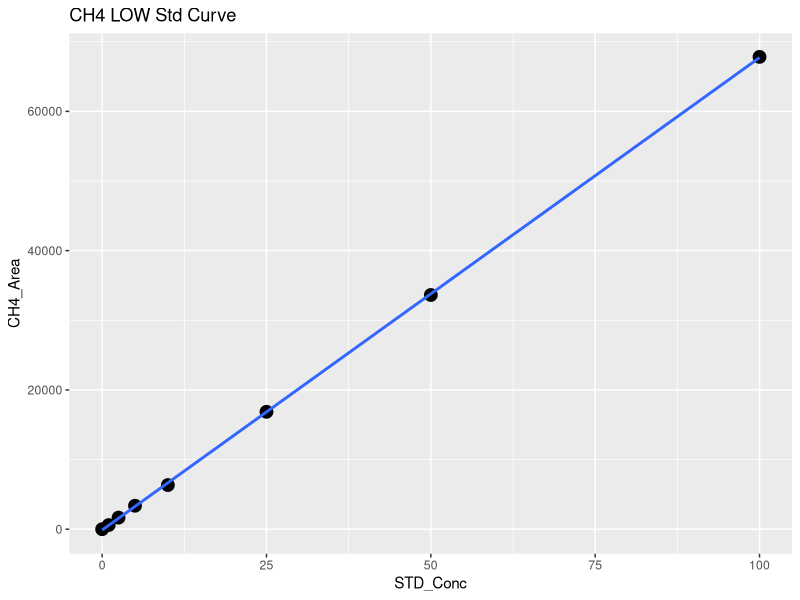
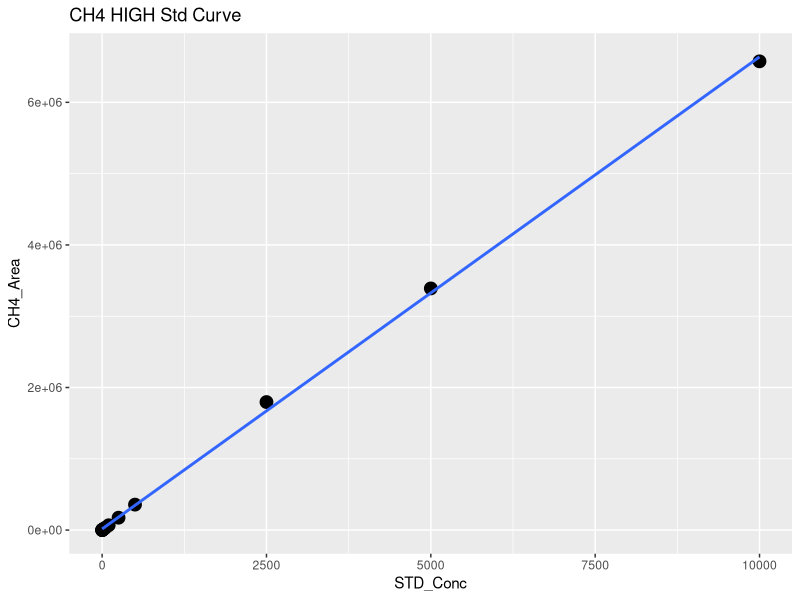
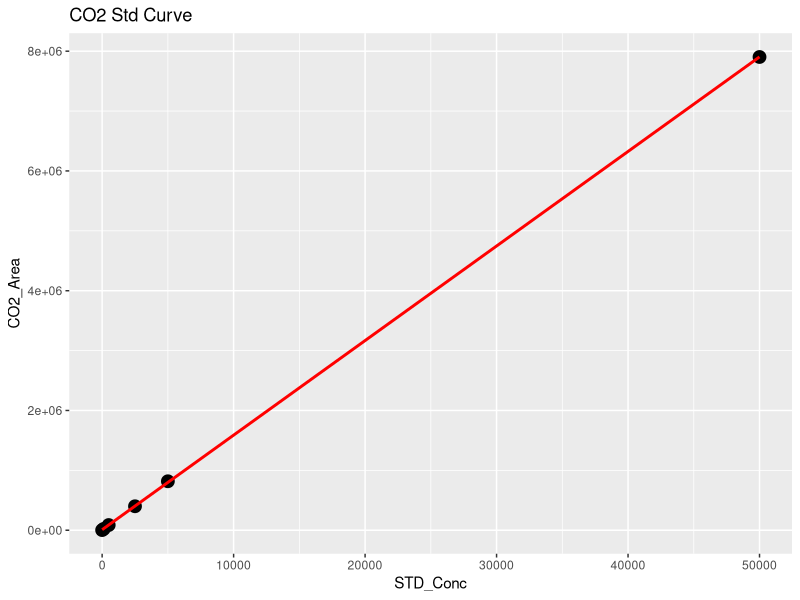
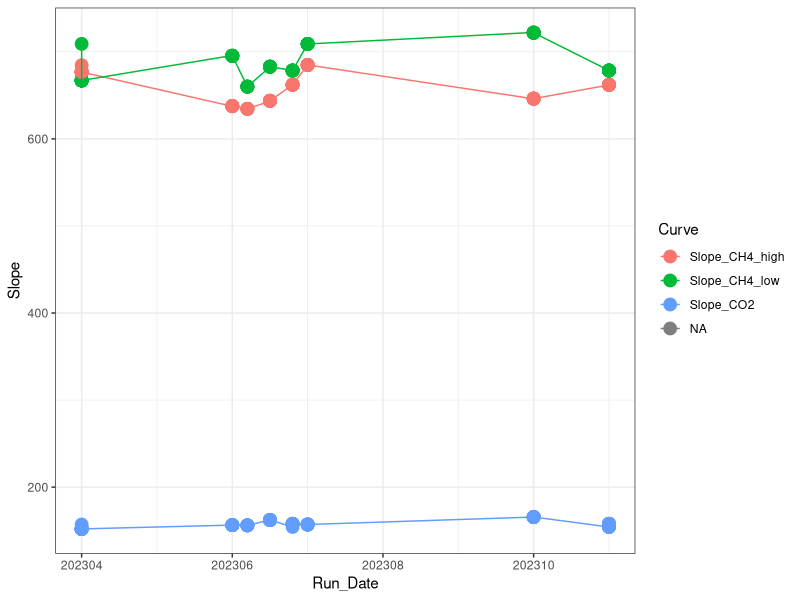

R code for these plots, in order: (Note: this script raises an error after producing the figures.)
## ---- chunk 1
library(dplyr)
library(ggplot2)
library(ggpubr)
library(stringr)
library(readxl)
## ---- chunk 2

#Read in  Data 
raw <- read.csv("2023 Raw Data/TEMPEST_TGW_202306_T5.csv")
head(raw)

#pull out methane standards
stds_ch4 <-  raw %>%  
  filter(str_detect(Sample_Type, "STD_CH4"))
#head(stds_ch4)

#split into high curve and low curve for CH4
stds_ch4_low <- stds_ch4  %>%  
  filter(!STD_Conc > 100)

#Low curve for CH4
CH4_Low <- ggplot(stds_ch4_low, aes(STD_Conc, CH4_Area)) + geom_point(size=4) + 
  geom_smooth(method = "lm", se = FALSE) + labs(title="CH4 LOW Std Curve")
CH4_Low

CH4_Low_lm <- lm(stds_ch4_low$CH4_Area ~ stds_ch4_low$STD_Conc)
summary(CH4_Low_lm)
cf <- coef(CH4_Low_lm)

#create data frame with 1 rows and 0 columns
Slope_CH4_low <- data.frame(matrix(ncol = 0, nrow = 1))
Slope_CH4_low$Curve <- "Slope_CH4_low"
Slope_CH4_low$R2 <- summary(CH4_Low_lm)$adj.r.squared
Slope_CH4_low$Slope <- cf[2]
Slope_CH4_low$Intercept <- cf[1]
#head(Slope_CH4_low)

#High curve for CH4
CH4_High <- ggplot(stds_ch4, aes(STD_Conc, CH4_Area)) + geom_point(size=4) + 
  geom_smooth(method = "lm", se = FALSE) + labs(title="CH4 HIGH Std Curve")
CH4_High

stds_ch4_lm <- lm(stds_ch4$CH4_Area ~ stds_ch4$STD_Conc)
summary(stds_ch4_lm)
cf <- coef(stds_ch4_lm)

#create data frame with 1 rows and 0 columns
Slope_CH4_high <- data.frame(matrix(ncol = 0, nrow = 1))
Slope_CH4_high$Curve <- "Slope_CH4_high"
Slope_CH4_high$R2 <- summary(stds_ch4_lm)$adj.r.squared
Slope_CH4_high$Slope <- cf[2]
Slope_CH4_high$Intercept <- cf[1]
#head(Slope_CH4_high)

#pull out co2 standards
stds_co2 <-  raw %>%  
  filter(str_detect(Sample_Type, "STD_CO2"))
#head(stds_co2)

#CO2 Curve
CO2_stds <- ggplot(stds_co2, aes(STD_Conc, CO2_Area)) + geom_point(size=4) + 
  geom_smooth(method = "lm", se = FALSE, color="red") + labs(title="CO2 Std Curve")
CO2_stds

stds_co2_lm <- lm(stds_co2$CO2_Area ~ stds_co2$STD_Conc)
summary(stds_co2_lm)
cf <- coef(stds_co2_lm)

#create data frame with 1 rows and 0 columns
Slope_CO2 <- data.frame(matrix(ncol = 0, nrow = 1))
Slope_CO2$Curve <- "Slope_CO2"
Slope_CO2$R2 <- summary(stds_co2_lm)$adj.r.squared
Slope_CO2$Slope <- cf[2]
Slope_CO2$Intercept <- cf[1]
#head(Slope_CO2)

#pull all the slopes together into one dataframe 
Slopes <- rbind(Slope_CH4_low, Slope_CH4_high, Slope_CO2)
#head(Slopes)

Slopes$Run_Date <- c(202306.8, 202306.8, 202306.8)

log <- read.csv("2023 Raw Data/COMPASS_TEMPEST_Varian_TGAS_QAQC_2023.csv")
head(log)
log <- log[ ,-c(1)]
log <- rbind(log, Slopes)

Slopes_chk <- ggplot(log, aes(Run_Date, Slope, col=Curve)) + geom_point(size=4) + geom_line() + theme_bw()
Slopes_chk

write.csv(log, "2023 Raw Data/COMPASS_TEMPEST_Varian_TGAS_QAQC_2023.csv")
## ---- chunk 3
#head(raw)

#pull out methane standards
Samples <-  raw %>%  
  filter(!str_detect(Sample_Type, "STD_CH4")) %>%  
  filter(!str_detect(Sample_Type, "STD_CO2")) %>%  
  filter(!str_detect(Sample_Type, "Blank")) %>%  
  filter(!str_detect(Sample_Type, "Chk_STD")) %>%  
   filter(!str_detect(Sample_Type, "CHKSTD")) %>%
  filter(!str_detect(Sample_Type, "CHK_STD")) %>%
  filter(!str_detect(Sample_Type, "NA"))
#head(Samples)

#Now flag any areas that are above the 100ppm area for CH4
Samples$CH4_Curve <- ifelse(Samples$CH4_Area >71000, "High", "Low")
#head(Samples)

#Calculate CH4 concentrations in ppm
Samples$CH4_Conc_ppm <- ifelse(Samples$CH4_Area >71000, (Samples$CH4_Area-Slope_CH4_high$Intercept)/Slope_CH4_high$Slope,                                       (Samples$CH4_Area-Slope_CH4_low$Intercept)/Slope_CH4_low$Slope )

#Calculate CO2 concentrations in ppm 
Samples$CO2_Conc_ppm <- ((Samples$CO2_Area-Slope_CO2$Intercept)/Slope_CO2$Slope) 

#head(Samples)

##########make flags for any dilutions needed 
#highest CH4 standard = 10000
#highest CO2 standard = 50000

Samples$CH4_Flag <- ifelse(Samples$CH4_Conc_ppm >10000, "Needs Dilution", "Within Range")
Samples$CO2_Flag <- ifelse(Samples$CO2_Conc_ppm >50000, "Needs Dilution", "Within Range")
#head(Samples)

## ---- chunk 4

chks <-  raw %>%  
  filter(!str_detect(Sample_Type, "STD_CH4")) %>%  
  filter(!str_detect(Sample_Type, "STD_CO2")) %>%  
  filter(!str_detect(Sample_Type, "Blank")) %>%  
  filter(!str_detect(Sample_Type, "Unknown")) %>%  
  filter(!str_detect(Sample_Type, "NA"))
#head(chks)

#Calculate CH4 concentrations in ppm
chks$CH4_Conc_ppm <- ifelse(chks$CH4_Area >71000, 
                      (chks$CH4_Area-Slope_CH4_high$Intercept)/Slope_CH4_high$Slope,                                       (chks$CH4_Area-Slope_CH4_low$Intercept)/Slope_CH4_low$Slope )

#Calculate CO2 concentrations in ppm 
chks$CO2_Conc_ppm <- ((chks$CO2_Area-Slope_CO2$Intercept)/Slope_CO2$Slope)



#change this if check standard concentrations are different 
level_ch4 <- 5      #ppm
level_co2 <- 1000   #ppm

#calculate percent difference of check standards 
chks$Ch4_diff <- ((chks$CH4_Conc_ppm - level_ch4)/((chks$CH4_Conc_ppm + level_ch4)/2)) * 100
chks$CH4_diff_flag <-  ifelse(chks$Ch4_diff <10, 'YES', 'NO, rerun')

chks$CO2_diff <- ((chks$CO2_Conc_ppm - level_co2)/((chks$CO2_Conc_ppm + level_co2)/2)) * 100
chks$CO2_diff_flag <-  ifelse(chks$CO2_diff <10, 'YES', 'NO, rerun')

#now plot the Ch4 concentrations and the CO2 concentrations vs. the expected concentration 
#then also make the color the percent difference between the expected and observed concentration 

ch4_chk <-  ggplot(data = chks, aes(x = Sample_ID, y = CH4_Conc_ppm, fill=CH4_diff_flag)) +
       geom_bar(stat = 'identity') + 
        scale_fill_manual(values=c("darkgrey","darkgreen" ))+
        theme_classic() + labs(x= " ", y="Percent Difference  (%)", title="Check Stds: CH4") + 
        theme(legend.position="bottom") +  geom_hline(yintercept=level_ch4, linetype="dashed", 
                color = "black", size=1)


co2_chk <-  ggplot(data = chks, aes(x = Sample_ID, y = CO2_Conc_ppm, fill=CO2_diff_flag)) +
       geom_bar(stat = 'identity') + 
        scale_fill_manual(values=c("darkgreen", "darkgrey"))+
        theme_classic() + labs(x= " ", y="Percent Difference  (%)", title="Check Stds: CO2") + 
        theme(legend.position="bottom") +  geom_hline(yintercept=level_co2, linetype="dashed", 
                color = "black", size=1)

ggarrange(ch4_chk, co2_chk, nrow=1, ncol=2)


## ---- chunk 5

#multiply the concentration by the dilution factor
Samples$CH4_Conc_ppm_dilcorr <- (Samples$CH4_Conc_ppm * Samples$Dilution_Factor)

Samples$CO2_Conc_ppm_dilcorr <- (Samples$CO2_Conc_ppm * Samples$Dilution_Factor)

#check results
#head(Samples)

#quick first look at the samples 
ch4_samples <-  ggplot(data = Samples, aes(x = Sample_ID, y = CH4_Conc_ppm, fill=CH4_Flag)) +
       geom_bar(stat = 'identity') + 
        scale_fill_manual(values=c("red", "darkgreen"))+ 
        theme_classic() + labs(x= " ", y="CH4 (ppm)", title="CH4: Green = Within Range") + 
        theme(legend.position="none") 


co2_samples <-  ggplot(data = Samples, aes(x = Sample_ID, y = CO2_Conc_ppm, fill=CO2_Flag)) +
       geom_bar(stat = 'identity') + 
        scale_fill_manual(values=c( "darkgreen", "red"))+
        theme_classic() + labs(x= " ", y="CO2 (ppm)", title="CO2: Green = Within Range") + 
        theme(legend.position="none") 

ggarrange(ch4_samples, co2_samples, nrow=1, ncol=2)


## ---- chunk 6

# Convert ppm CH4 to total umol CH4 in the sample headspace
# use Ideal Gas Law:  
#   hdsp umol CH4 = ppm CH4*(PV/RT) 
#      P = 1 (pressure in atm)
#      R = 0.082 (gas constant)
#      V = 0.015 (gas syringe volume in L)
#      T = "TempC" column value in Kelvin (equilibration temperature)

#set the volume used for the sample
volume = 0.02  #in Liters (samples are 20mL so 0.02mL )
TempC <-  25 #I am assuming 25C not sure how we want to handle this
IdealGas <- 0.08206

#Calculate CH4 concentrations in ppm
Samples$CH4_Conc_umol <- ifelse(Samples$G_W == "W",
                    ((Samples$CH4_Conc_ppm_dilcorr*((1*volume)/(0.08206*(TempC+273.15))))/(volume)),
                    (Samples$CH4_Conc_ppm_dilcorr*((1*volume)/(0.08206*(TempC+273.15)))))
Samples$CO2_Conc_umol <- ifelse(Samples$G_W == "W",
                    ((Samples$CO2_Conc_ppm_dilcorr*((1*volume)/(0.08206*(TempC+273.15))))/(volume)),
                    (Samples$CO2_Conc_ppm_dilcorr*((1*volume)/(0.08206*(TempC+273.15)))))

Samples$CH4_Conc_nmol <- Samples$CH4_Conc_umol * 1000
Samples$CO2_Conc_nmol <- Samples$CO2_Conc_umol * 1000

#quick first look at the samples 
ch4_samples1 <-  ggplot(data = Samples, aes(x = Sample_ID, y = CH4_Conc_nmol, fill=G_W)) +
       geom_bar(stat = 'identity') + 
        scale_fill_manual(values=c("darkgrey","purple", "darkblue"))+
        theme_classic() + labs(x= " ", y="CH4 (uM)", title="CH4: Blue = PW Sample") + 
        theme(legend.position="none") 


co2_samples1 <-  ggplot(data = Samples, aes(x = Sample_ID, y = CO2_Conc_nmol, fill=G_W)) +
       geom_bar(stat = 'identity') + 
        scale_fill_manual(values=c("darkgrey","purple", "darkblue"))+
        theme_classic() + labs(x= " ", y="CO2 (uM)", title="CO2: Blue = PW Sample") + 
        theme(legend.position="none") 

ggarrange(ch4_samples1, co2_samples1, nrow=1, ncol=2)

## ---- chunk 7

#check results
#head(Samples)

#pull out what we need 
Samples1 <- Samples[ ,c(1:3,6:18,22, 27:30)]
#head(Samples1)

write.csv(Samples1, "2023 Processed Data/COMPASS_TEMPEST_TGW_202306_T5_Processed.csv")

